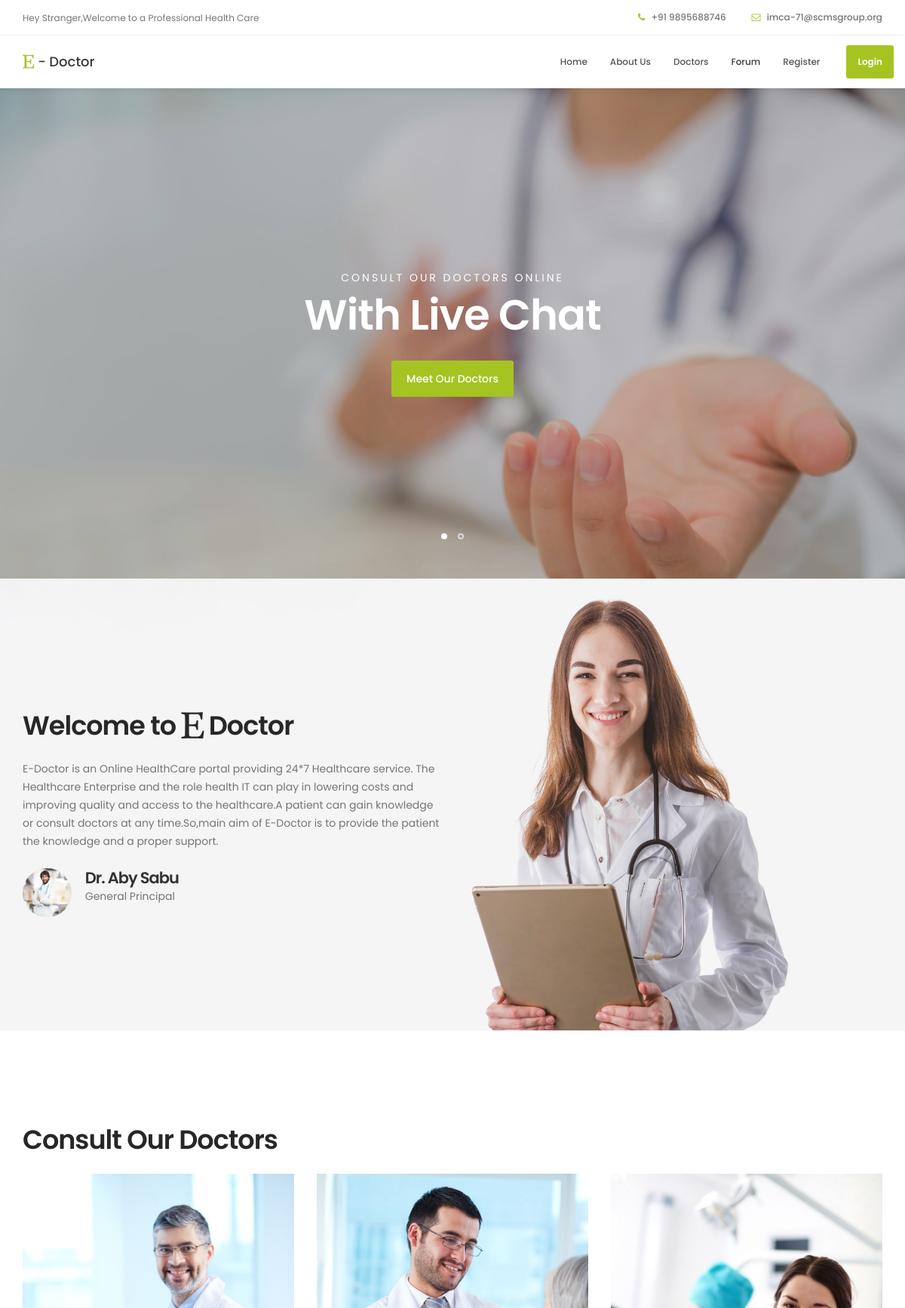
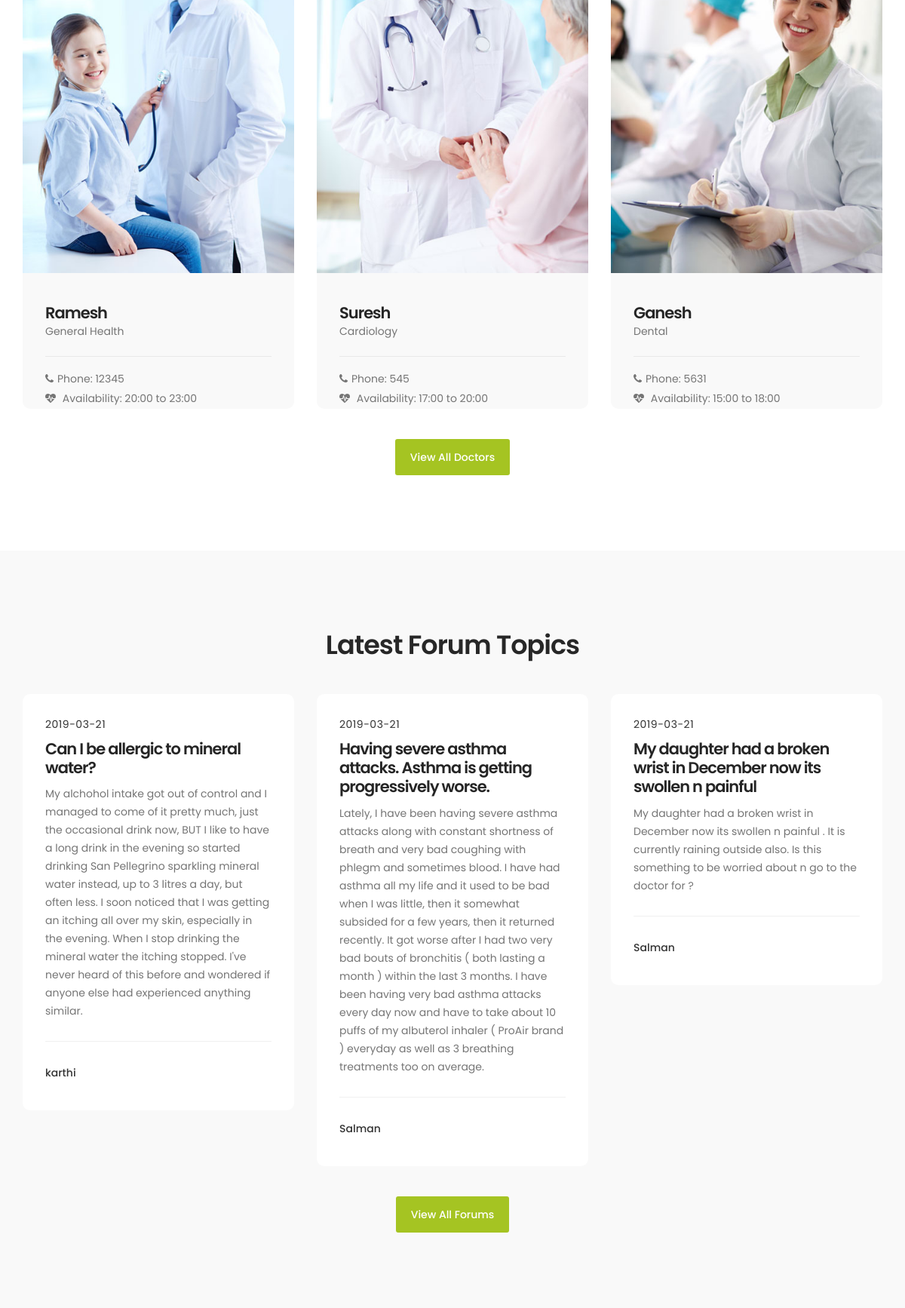
The page / on the database its author committed (2 pictures, top to bottom).
### tables this page shows
CREATE TABLE `doctor` (
  `dr_id` int(11) NOT NULL,
  `dr_name` varchar(50) NOT NULL,
  `dr_password` varchar(50) NOT NULL,
  `dr_phone` int(11) NOT NULL,
  `dr_availabilty` varchar(100) NOT NULL,
  `dept` varchar(100) NOT NULL,
  `image` varchar(200) NOT NULL
);

CREATE TABLE `topics` (
  `topic_id` int(8) NOT NULL,
  `category_id` int(3) NOT NULL,
  `subcategory_id` int(3) NOT NULL,
  `author` varchar(20) NOT NULL,
  `title` varchar(150) NOT NULL,
  `content` varchar(2000) NOT NULL,
  `date_posted` date NOT NULL
);

### functions.php (the view, shortened to what this page needs)
<?php
function homedoct() {
		 include ('dbconn.php');
		$select = mysqli_query($con, "SELECT * FROM doctor
									 limit 3");
		while ($row = mysqli_fetch_assoc($select)) {
             echo "<a href=\"chat.php?drid=".$row['dr_id']."\" ><div class=\"col-md-4 col-sm-6\">
                         <div class=\"team-thumb wow fadeInUp\" data-wow-delay=\"0.2s\">
                            <img src=\"images/".$row['image']."\" class=\"img-responsive\" >
                                   <div class=\"team-info\">
                                        <h3>".$row['dr_name']."</h3>
                                        <p>".$row['dept']."</p>
                                        <div class=\"team-contact-info\">
                                             <p><i class=\"fa fa-phone\"></i>Phone: ".$row['dr_phone']."</p>
                                             <p><i class=\"fa fa-heartbeat\"></i> Availability: ".$row['dr_availabilty']." </a></p>
                                        </div>
                                   </div>
                         </div>
                    </div></a>";
        }
	}
function menuhome() {
				if (isset($_SESSION['username'])) {
		echo"<div class=\"collapse navbar-collapse\">
                    <ul class=\"nav navbar-nav navbar-right\">
                         <li><a href=\"#top\" class=\"smoothScroll\">Home</a></li>
                         <li><a href=\"#about\" class=\"smoothScroll\">About Us</a></li>
                         <li><a href=\"#team\" class=\"smoothScroll\">Doctors</a></li>
                         <li><a href=\"#news\" class=\"smoothScroll\">Forum</a></li>
                         <li><a href=\"profile.php\" class=\"smoothScroll\">Profile</a></li>
                         <li class=\"appointment-btn\"><a href=\"logout.php\">Logout</a></li>
                    </ul>
               </div>		";				}
    else
    {
        	echo"<div class=\"collapse navbar-collapse\">
                    <ul class=\"nav navbar-nav navbar-right\">
                         <li><a href=\"#top\" class=\"smoothScroll\">Home</a></li>
                         <li><a href=\"#about\" class=\"smoothScroll\">About Us</a></li>
                         <li><a href=\"#team\" class=\"smoothScroll\">Doctors</a></li>
                         <li><a href=\"#news\" class=\"smoothScroll\">Forum</a></li>
                         <li><a href=\"register.html\" class=\"smoothScroll\">Register</a></li>
                         <li class=\"appointment-btn\"><a href=\"login.html\">Login</a></li>
                    </ul>
               </div>		";
    }
}
function forumhome()
{
    include ('dbconn.php');
		$select = mysqli_query($con, "SELECT * from topics limit 3");
		if (mysqli_num_rows($select) != 0) {
			while ($row = mysqli_fetch_assoc($select)) {
                echo" <div class=\"col-md-4 col-sm-6\">
                         <div class=\"news-thumb wow fadeInUp\" data-wow-delay=\"0.4s\">
                              <a href=\"topic.php?tid=".$row['topic_id']."\">
                              </a>
                              <div class=\"news-info\">
                                   <span>".$row['date_posted']."</span>
                                   <h3><a href=\"viewtopic.php?tid=".$row['topic_id']."\">".$row['title']."</a></h3>
                                   <p>".$row['content']."</p>
                                   <div class=\"author\">
                                        <div class=\"author-info\">
                                             <h5>".$row['author']."</h5>
                                             <p></p>
                                        </div>
                                   </div>
                              </div>
                         </div>
                    </div>";
			}
		}
}
?>

### index.php (shortened to what this page needs)
<?php
	include ('functions.php');
?>
<head>
     <link rel="stylesheet" href="css/bootstrap.min.css">
     <link rel="stylesheet" href="css/font-awesome.min.css">
     <link rel="stylesheet" href="css/animate.css">
     <link rel="stylesheet" href="css/owl.carousel.css">
     <link rel="stylesheet" href="css/owl.theme.default.min.css">
     <link rel="stylesheet" href="css/tooplate-style.css">
</head>
<body id="top" data-spy="scroll" data-target=".navbar-collapse" data-offset="50">
     <header>
          <div class="container">
               <div class="row">
                    <div class="col-md-4 col-sm-5">
                        <?php
				if (isset($_SESSION['username'])) {
                         echo"<p>Hey ".$_SESSION['username'].",Welcome to a Professional Health Care</p>";
                }
                        else
                        {
                            echo"<p>Hey Stranger,Welcome to a Professional Health Care</p>";
                        }
                        ?>
                    </div>
                   <div class="col-md-8 col-sm-9 text-align-right">
                         <span class="phone-icon"><i class="fa fa-phone"></i> +91 9895688746</span>
                         <span class="email-icon"><i class="fa fa-envelope-o"></i> imca-71@scmsgroup.org</span>
                    </div>
               </div>
          </div>
     </header>
     <section class="navbar navbar-default navbar-static-top" role="navigation">
          <div class="container">
               <div class="navbar-header">
                    <a href="index.php" class="navbar-brand"><i class="fa fa-etsy"></i> - Doctor </a>
               </div>
             <?php
              menuhome();
              ?>
          </div>
     </section>
     <section id="home" class="slider" data-stellar-background-ratio="0.5">
          <div class="container">
               <div class="row">
                         <div class="owl-carousel owl-theme">
                              <div class="item item-first">
                                   <div class="caption">
                                        <div class="col-md-offset-1 col-md-10">
                                             <h3>Consult our Doctors Online</h3>
                                             <h1>With Live Chat</h1>
                                             <a href="doctors.php" class="section-btn btn btn-default smoothScroll">Meet Our Doctors</a>
                                        </div>
                                   </div>
                              </div>
                         </div>
               </div>
          </div>
     </section>
     <section id="about">
          <div class="container">
               <div class="row">
                    <div class="col-md-6 col-sm-6">
                         <div class="about-info">
                              <h2 class="wow fadeInUp" data-wow-delay="0.6s">Welcome to  <i class="fa fa-etsy"></i> Doctor</h2>
                              <div class="wow fadeInUp" data-wow-delay="0.8s">
                                   <p>E-Doctor is an Online HealthCare portal providing 24*7 Healthcare service.
                                       The Healthcare Enterprise and the role health IT can play in lowering costs
                                       and improving quality and access to the healthcare.A patient can gain knowledge
                                       or consult doctors at any time.So,main aim of E-Doctor is to provide the patient
                                       the knowledge and a proper support.</p>
                              </div>
                              <figure class="profile wow fadeInUp" data-wow-delay="1s">
                                   <img src="images/author-image.jpg" class="img-responsive" alt="">
                                   <figcaption>
                                        <h3>Dr. Aby Sabu</h3>
                                        <p>General Principal</p>
                                   </figcaption>
                              </figure>
                         </div>
                    </div>
               </div>
          </div>
     </section>
     <section id="team" data-stellar-background-ratio="1">
          <div class="container">
               <div class="row">
                    <div class="col-md-6 col-sm-6">
                         <div class="about-info">
                              <h2 class="wow fadeInUp" data-wow-delay="0.1s">Consult Our Doctors</h2>
                         </div>
                    </div>
                    <div class="clearfix"></div>
                   <?php
                   homedoct();
                 ?>
              <div align='center'><br><br>
                    <a href="doctors.php" class="section-btn btn btn-default smoothScroll">View All Doctors</a></div>
     </section>
     <section id="news" data-stellar-background-ratio="2.5">
          <div class="container">
               <div class="row">
                    <div class="col-md-12 col-sm-12">
                         <div class="section-title wow fadeInUp" data-wow-delay="0.1s">
                              <h2>Latest Forum Topics</h2>
                         </div>
                    </div>
                   <?php
                    forumhome();
                 ?>
               </div>
              <div align='center'><br><br>
                    <a href="forum.php" class="section-btn btn btn-default smoothScroll">View All Forums</a></div>
          </div>
     </section>
</body>
</html>

### rows shown on the page
doctor: image (picture), dr_name "Ramesh", dept "General Health", dr_phone "12345", dr_availabilty "20:00 to 23:00"
doctor: image (picture), dr_name "Suresh", dept "Cardiology", dr_phone "545", dr_availabilty "17:00 to 20:00"
doctor: image (picture), dr_name "Ganesh", dept "Dental", dr_phone "5631", dr_availabilty "15:00 to 18:00"
topics: date_posted "2019-03-21", title "Can I be allergic to mineral water?", content "My alchohol intake got out of control and I managed to come of it pretty much, just the occasional drink now, BUT I like to have a long drink in the evening so started drinking San Pellegrino sparkling mineral water instead, up to 3 litres a day, but often less. I soon noticed that I was getting an itching all over my skin, especially in the evening. When I stop drinking the mineral water the itching stopped. I've never heard of this before and wondered if anyone else had experienced anything similar.", author "karthi"
topics: date_posted "2019-03-21", title "Having severe asthma attacks. Asthma is getting progressively worse.", content "Lately, I have been having severe asthma attacks along with constant shortness of breath and very bad coughing with phlegm and sometimes blood. I have had asthma all my life and it used to be bad when I was little, then it somewhat subsided for a few years, then it returned recently. It got worse after I had two very bad bouts of bronchitis ( both lasting a month ) within the last 3 months. I have been having very bad asthma attacks every day now and have to take about 10 puffs of my albuterol inhaler ( ProAir brand ) everyday as well as 3 breathing treatments too on average.", author "Salman"
topics: date_posted "2019-03-21", title "My daughter had a broken wrist in December now its swollen n painful", content "My daughter had a broken wrist in December now its swollen n painful . It is currently raining outside also. Is this something to be worried about n go to the doctor for ?", author "Salman"
